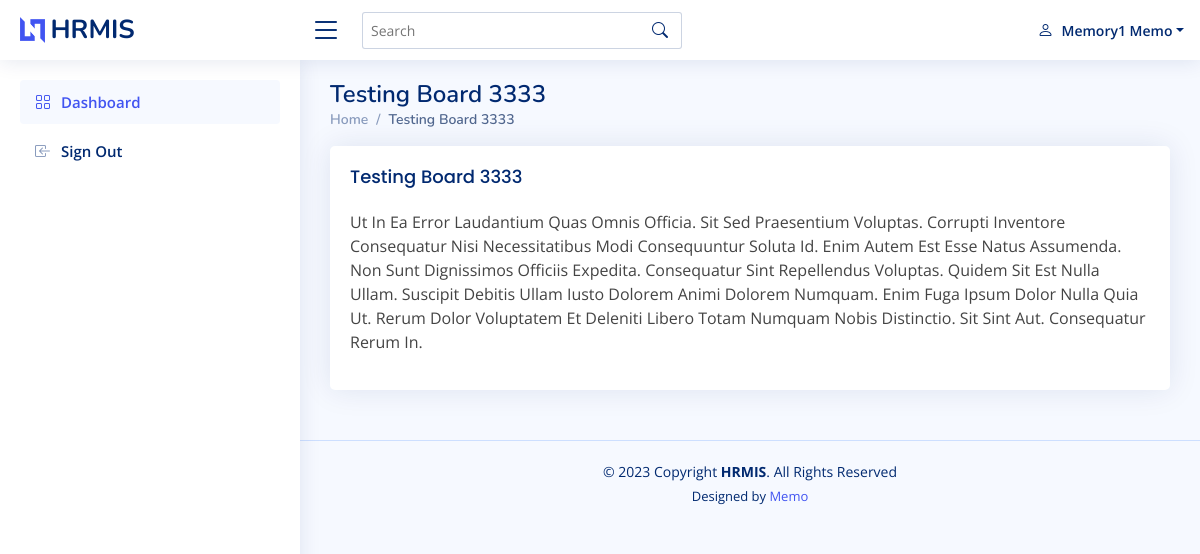
/boards/board-details/2 (signed in), run on the app's committed database.
### accounts/models.py (models this page shows, shortened)
class User (AbstractUser):
    DES = (('', 'Choose Designation'), ('admin', 'Admin(Organization)'),('employee', 'Employee'),)
    GENDER = (('', 'Choose Gender'),('female','Female'),('male','Male'))
    first_name = models.CharField(max_length=255)
    last_name = models.CharField(max_length=255)
    is_admin = models.BooleanField(default=False)
    is_employee = models.BooleanField(default=False)
    designation = models.CharField(max_length=30, choices=DES)
    email = models.EmailField(max_length=255)
    phone_number = models.CharField(max_length=255)
    gender = models.CharField(max_length=50, choices=GENDER)
    address = models.TextField()
    class Meta:
        ordering = ["-date_joined", ]

### board/models.py (models this page shows, shortened)
class Board(models.Model):
    title = models.CharField(max_length=255)
    description = models.TextField()
    updated = models.DateTimeField(auto_now=True)
    timestamp = models.DateTimeField(auto_now_add=True)
    class Meta:
        ordering = ["-timestamp", ]

### board/views.py (the view)
# urls.py: path('board-details/<int:pk>',views.board_details, name='board_details'),
@login_required
def board_details(request,pk):
    template_name = 'board_details.html'
    qs =  get_object_or_404(models.Board,pk=pk)
    return render(request,template_name,{'obj':qs})

### board/templates/board_details.html (shortened to what this page needs)
{% extends 'shared.html' %}
{% load static %}
{% block pagetitle %}
{{obj.title|title}}
{% endblock %}
{% block breadcrum %}
<li class="breadcrumb-item active">{{obj.title|title}}</li>
{% endblock %}
{% block content %}
<section class="section">
    <div class="row">
      <div class="col-lg-12">
        <div class="card">
          <div class="card-body">
            <h5 class="card-title">{{obj.title|title}}</h5>
             <p>{{obj.description|title}}</p>
        </div>
        </div>
      </div>
    </div>
  </section>
{% endblock %}

### templates/shared.html (shortened to what this page needs)
<!DOCTYPE html>
{% load static %}
<html lang="en">
<head>
  <link href="{% static 'assets/vendor/bootstrap/css/bootstrap.min.css' %}" rel="stylesheet">
  <link href="{% static 'assets/vendor/bootstrap-icons/bootstrap-icons.css' %}" rel="stylesheet">
  <link href="{% static 'assets/vendor/boxicons/css/boxicons.min.css' %}" rel="stylesheet">
  <link href="{% static 'assets/vendor/quill/quill.snow.css' %}" rel="stylesheet">
  <link href="{% static 'assets/vendor/quill/quill.bubble.css' %}" rel="stylesheet">
  <link href="{% static 'assets/vendor/remixicon/remixicon.css' %}" rel="stylesheet">
  <link href="{% static 'assets/vendor/simple-datatables/style.css' %}" rel="stylesheet">
  <link href="{% static 'assets/css/style.css' %}" rel="stylesheet">
</head>
<body>
  <header id="header" class="header fixed-top d-flex align-items-center">
    <div class="d-flex align-items-center justify-content-between">
      <a href="/" class="logo d-flex align-items-center">
        <img src="{% static 'assets/img/logo.png' %}" alt="">
        <span class="d-none d-lg-block">HRMIS</span>
      </a>
      <i class="bi bi-list toggle-sidebar-btn"></i>
    </div>
    <div class="search-bar">
      <form class="search-form d-flex align-items-center" method="POST" action="#">
        <input type="text" name="query" placeholder="Search" title="Enter search keyword">
        <button type="submit" title="Search"><i class="bi bi-search"></i></button>
      </form>
    </div>
    <nav class="header-nav ms-auto">
      <ul class="d-flex align-items-center">
        <li class="nav-item dropdown pe-3">
          <a class="nav-link nav-profile d-flex align-items-center pe-0" href="#" data-bs-toggle="dropdown">
            <i class="bi bi-person"></i>
            <span class="d-none d-md-block dropdown-toggle ps-2">{{request.user.first_name|title}} {{request.user.last_name|title}}</span>
          </a>
        </li>
      </ul>
    </nav>
  </header>
  <aside id="sidebar" class="sidebar">
    <ul class="sidebar-nav" id="sidebar-nav">
      <li class="nav-item">
        <a class="nav-link " href="/">
          <i class="bi bi-grid"></i>
          <span>Dashboard</span>
        </a>
      </li>
      <li class="nav-item">
        <a class="nav-link collapsed" href="{% url 'logout' %}">
          <i class="bi bi-box-arrow-in-left"></i>
          <span>Sign Out</span>
        </a>
      </li>
    </ul>
  </aside>
  <main id="main" class="main">
    <div class="pagetitle">
      <h1>{% block pagetitle %}{% endblock %}</h1>
      <nav>
        <ol class="breadcrumb">
          <li class="breadcrumb-item"><a href="{% url 'accounts:redirect_logged' %}">Home</a></li>
          {% block breadcrum %}{% endblock %}
        </ol>
      </nav>
    </div>
    <section class="section dashboard">
        {% block content %}
        {% endblock %}
    </section>
  </main>
  <footer id="footer" class="footer">
    <div class="copyright">
        © {% now "Y" %} Copyright <strong><span>HRMIS</span></strong>. All Rights Reserved
    </div>
    <div class="credits">
      Designed by <a href="https://bootstrapmade.com/">Memo</a>
    </div>
  </footer>
</body>
</html>

### static_files/assets/css/style.css (style rules this page uses)
:root { scroll-behavior: smooth; }
body { font-family: "Open Sans", sans-serif; background: #f6f9ff; color: #444444; }
a { color: #4154f1; text-decoration: none; }
h1, h2, h3, h4, h5, h6 { font-family: "Nunito", sans-serif; }
#main { margin-top: 60px; padding: 20px 30px; transition: all 0.3s; }
.pagetitle { margin-bottom: 10px; }
.pagetitle h1 { font-size: 24px; margin-bottom: 0; font-weight: 600; color: #012970; }
.card { margin-bottom: 30px; border: none; border-radius: 5px; box-shadow: 0px 0 30px rgba(1, 41, 112, 0.1); }
.card-title { padding: 20px 0 15px 0; font-size: 18px; font-weight: 500; color: #012970; font-family: "Poppins", sans-serif; }
.card-body { padding: 0 20px 20px 20px; }
.breadcrumb { font-size: 14px; font-family: "Nunito", sans-serif; color: #899bbd; font-weight: 600; }
.breadcrumb a { color: #899bbd; transition: 0.3s; }
.breadcrumb .breadcrumb-item::before { color: #899bbd; }
.breadcrumb .active { color: #51678f; font-weight: 600; }
.logo { line-height: 1; }
@media (min-width: 1200px) { .logo { width: 280px; } }
.logo img { max-height: 26px; margin-right: 6px; }
.logo span { font-size: 26px; font-weight: 700; color: #012970; font-family: "Nunito", sans-serif; }
.header { transition: all 0.5s; z-index: 997; height: 60px; box-shadow: 0px 2px 20px rgba(1, 41, 112, 0.1); background-color: #fff; padding-left: 20px; }
.header .toggle-sidebar-btn { font-size: 32px; padding-left: 10px; cursor: pointer; color: #012970; }
.header .search-bar { min-width: 360px; padding: 0 20px; }
.header .search-form { width: 100%; }
.header .search-form input { border: 0; font-size: 14px; color: #012970; border: 1px solid rgba(1, 41, 112, 0.2); padding: 7px 38px 7px 8px; border-radius: 3px; transition: 0.3s; width: 100%; }
.header .search-form button { border: 0; padding: 0; margin-left: -30px; background: none; }
.header .search-form button i { color: #012970; }
.header-nav ul { list-style: none; }
.header-nav>ul { margin: 0; padding: 0; }
.header-nav .nav-profile { color: #012970; }
.header-nav .nav-profile span { font-size: 14px; font-weight: 600; }
.sidebar { position: fixed; top: 60px; left: 0; bottom: 0; width: 300px; z-index: 996; transition: all 0.3s; padding: 20px; overflow-y: auto; scrollbar-width: thin; scrollbar-color: #aab7cf transparent; box-shadow: 0px 0px 20px rgba(1, 41, 112, 0.1); background-color: #fff; }
@media (min-width: 1200px) { #main, #footer { margin-left: 300px; } }
.sidebar-nav { padding: 0; margin: 0; list-style: none; }
.sidebar-nav li { padding: 0; margin: 0; list-style: none; }
.sidebar-nav .nav-item { margin-bottom: 5px; }
.sidebar-nav .nav-link { display: flex; align-items: center; font-size: 15px; font-weight: 600; color: #4154f1; transition: 0.3; background: #f6f9ff; padding: 10px 15px; border-radius: 4px; }
.sidebar-nav .nav-link i { font-size: 16px; margin-right: 10px; color: #4154f1; }
.sidebar-nav .nav-link.collapsed { color: #012970; background: #fff; }
.sidebar-nav .nav-link.collapsed i { color: #899bbd; }
.footer { padding: 20px 0; font-size: 14px; transition: all 0.3s; border-top: 1px solid #cddfff; }
.footer .copyright { text-align: center; color: #012970; }
.footer .credits { padding-top: 5px; text-align: center; font-size: 13px; color: #012970; }

### data on the page
User: user.first_name "Memory1", user.last_name "Memo"
Board: title "Testing Board 3333", description "Ut In Ea Error Laudantium Quas Omnis Officia. Sit Sed Praesentium Voluptas. Corrupti Inventore Consequatur Nisi Necessitatibus Modi Consequuntur Soluta Id. Enim Autem Est Esse Natus Assumenda. Non Sunt Dignissimos Officiis Expedita. Consequatur Sint Repellendus Voluptas. Quidem Sit Est Nulla Ullam. Suscipit Debitis Ullam Iusto Dolorem Animi Dolorem Numquam. Enim Fuga Ipsum Dolor Nulla Quia Ut. Rerum Dolor Voluptatem Et Deleniti Libero Totam Numquam Nobis Distinctio. Sit Sint Aut. Consequatur Rerum In."
